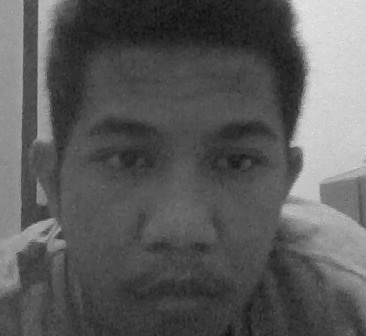
#> input picture face/dataSet/face-1.1.jpg, 366 x 336 px; its folder holds 4 pictures in this run
$ python train.py
#> lines starting #> are read from the running program, lines starting #| are printed output that depends on the picture
import cv2,os
import numpy as np
from PIL import Image

recognizer = cv2.face.LBPHFaceRecognizer_create()
cascadePath = "Classifiers/face.xml"
faceCascade = cv2.CascadeClassifier(cascadePath);
path = 'dataSet'

def get_images_and_labels(path):
#> called with path = 'dataSet'
     image_paths = [os.path.join(path, f) for f in os.listdir(path)]
     # images will contains face images
     images = []
     # labels will contains the label that is assigned to the image
     labels = []
     for image_path in image_paths:
         # Read the image and convert to grayscale
         image_pil = Image.open(image_path).convert('L')
#> image_pil is the input picture: PIL image 366x336 L; min 14, max 233, mean 91.3
         # Convert the image format into numpy array
         image = np.array(image_pil, 'uint8')
         # Get the label of the image
         nbr = int(os.path.split(image_path)[1].split(".")[0].replace("face-", ""))
         #nbr=int(''.join(str(ord(c)) for c in nbr))
         print (nbr)
         # Detect the face in the image
         faces = faceCascade.detectMultiScale(image)
#> faces = [[54, 49, 267, 267]]
         # If face is detected, append the face to images and the label to labels
         for (x, y, w, h) in faces:
             images.append(image[y: y + h, x: x + w])
             labels.append(nbr)
             cv2.imshow("Adding faces to traning set...", image[y: y + h, x: x + w])
             cv2.waitKey(10)
#> this loop made 1 pass
#> pass 1, in get_images_and_labels, `cv2.imshow("Adding faces to traning set...", image[y: y + h, x: x + w])`:
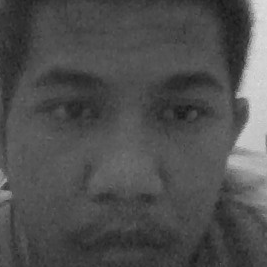
#> window 'Adding faces to traning set...': shape (267, 267); min 23, max 221, mean 79
#> after the loop, images = 1 item; labels = [1]
#> pass 2 of the loop in get_images_and_labels, `for image_path in image_paths:`:
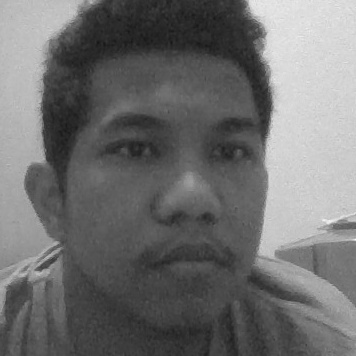
#> input picture face/dataSet/face-1.10.jpg, 356 x 356 px
#> in get_images_and_labels, image_pil is the input picture: PIL image 356x356 L; min 22, max 245, mean 111.1
#> faces = [[48, 51, 257, 257]]
#> the loop in get_images_and_labels, `for (x, y, w, h) in faces:` made 1 pass
#> pass 1, in get_images_and_labels, `cv2.imshow("Adding faces to traning set...", image[y: y + h, x: x + w])`:
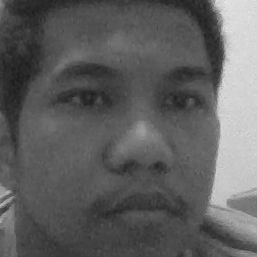
#> window 'Adding faces to traning set...': shape (257, 257); min 26, max 232, mean 95.3
#> after the loop in get_images_and_labels, `for (x, y, w, h) in faces:`: images = 2 items; labels = [1, 1]
#> pass 3 of the loop in get_images_and_labels, `for image_path in image_paths:`:
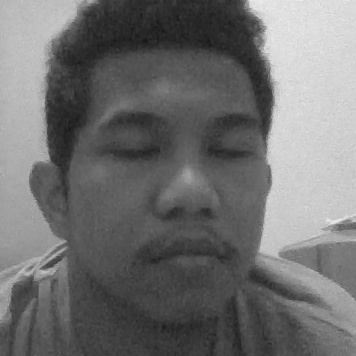
#> input picture face/dataSet/face-1.11.jpg, 356 x 356 px
#> in get_images_and_labels, image_pil is the input picture: PIL image 356x356 L; min 22, max 241, mean 112.1
#> faces = [[47, 49, 258, 258]]
#> the loop in get_images_and_labels, `for (x, y, w, h) in faces:` made 1 pass
#> pass 1, in get_images_and_labels, `cv2.imshow("Adding faces to traning set...", image[y: y + h, x: x + w])`:
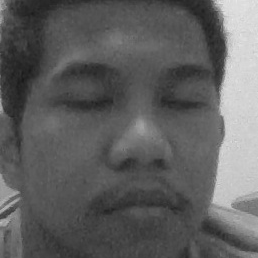
#> window 'Adding faces to traning set...': shape (258, 258); min 25, max 233, mean 95.7
#> after the loop in get_images_and_labels, `for (x, y, w, h) in faces:`: images = 3 items; labels = [1, 1, 1]
#> the loop made 4 passes; the first 3 are shown
     # return the images list and labels list
     return images, labels


images, labels = get_images_and_labels(path)
cv2.imshow('test',images[0])
cv2.waitKey(1)

recognizer.train(images, np.array(labels))
#> (the run stopped early here; a loop or call above may not have finished)
